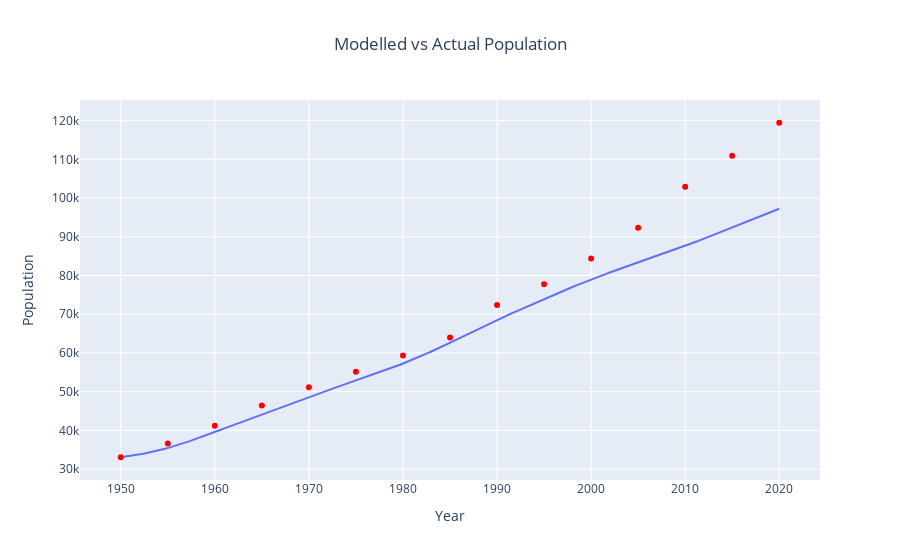

Source (notebook cell):
### Markdown cell above
Innitially, only the progession from latent (early and late) to the activation of TB was modelled, in the absence of treatment or interventions. The model was calibrated to the population size.

### Code cell
project = get_project("tb_dynamics", "kiribati")
base_params = project.param_set.baseline
model_0 = project.run_baseline_model(baseline_params)
df_0 = model_0.get_outputs_df()
derived_df_0 = model_0.get_derived_outputs_df()
total_pop = input_db.query(table_name="population", conditions={"iso3": iso3})
total_pop["age_bins"] = find_agebins(total_pop["start_age"], [0, 100], ["Total"])
total_pop = total_pop.groupby(["year", "age_bins"])["population"].agg(["sum"]).reset_index()
fig2_1 = px.line(
    derived_df_0,
    x=derived_df_0.index,
    y="total_population",
)
fig2_2 = px.scatter(total_pop, x="year", y="sum")
fig2_2.update_traces(marker=dict(color="red"))
fig2_3 = go.Figure(
    data=fig2_1.data + fig2_2.data,
)
fig2_3.update_layout(
    title="Modelled vs Data", title_x=0.5, xaxis_title="Year", yaxis_title="Population"
)
fig2_3.show()

### Figure 1 — Plotly figure (JSON) as saved in the notebook; plotly's stock layout.template omitted (floating-point values rounded to 4 significant figures; data arrays with more than 128 entries replaced by an {"elided": "..."} marker saying what was removed)
{"data": [{"hovertemplate": "index=%{x}<br>total_population=%{y}<extra></extra>", "legendgroup": "", "line": {"color": "#636efa", "dash": "solid"}, "marker": {"symbol": "circle"}, "mode": "lines", "name": "", "orientation": "v", "showlegend": false, "type": "scatter", "x": {"elided": "701 float values"}, "xaxis": "x", "y": {"elided": "701 float values"}, "yaxis": "y"}, {"hovertemplate": "year=%{x}<br>sum=%{y}<extra></extra>", "legendgroup": "", "marker": {"color": "red", "symbol": "circle"}, "mode": "markers", "name": "", "orientation": "v", "showlegend": false, "type": "scatter", "x": [1950, 1955, 1960, 1965, 1970, 1975, 1980, 1985, 1990, 1995, 2000, 2005, 2010, 2015, 2020], "xaxis": "x", "y": [33048, 36573, 41202, 46429, 51151, 55114, 59301, 63986, 72400, 77723, 84396, 92325, 102927, 110929, 119447], "yaxis": "y"}], "layout": {"title": {"text": "Modelled vs Actual Population", "x": 0.5}, "xaxis": {"title": {"text": "Year"}}, "yaxis": {"title": {"text": "Population"}}}}
